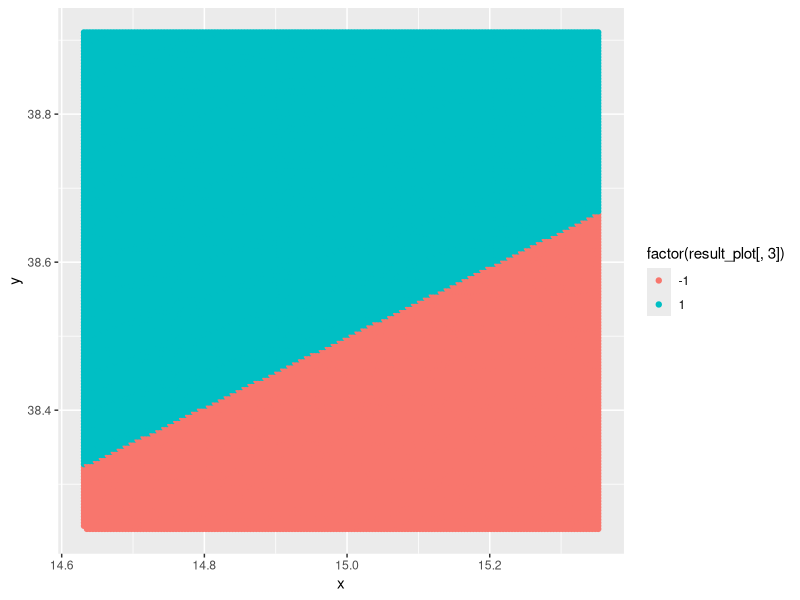

Write R code to recreate this figure.
library(ggplot2)
library(sp)

punkt<-function(px,py,qx,qy,rx,ry)
{
  return(sign(qx*ry+rx*py+px*qy-py*qx-qy*rx-ry*px))
}

punkt(0,0,0,1,1,0)

###################################################################################


matrix_test<-function(matrix,px,py,qx,qy)
{
  result=qx*matrix[,2] +matrix[,1]*py + px*qy -qx*py -qy*matrix[,1] -matrix[,2]*px
  
  return(sign(result))
}

##########################################################################
#WERSJA Z DATA FRAME
dane<-read.csv("result2.csv",sep=',')

sign_result<-matrix_test(dane[,1:2],15,38.5,15.60208,38.78542)
sign_result


result_plot <- data.frame(dane[,1], dane[,2], sign_result)

ggplot(result_plot, aes(result_plot[,1], result_plot[,2],color=factor(result_plot[,3])))+
  geom_point()+xlab("x")+ylab("y")
##############################################################################
#WERSJA Z OBIEKTEM SPATIAL POINTS
matrix_test_sp<-function(matrix,px,py,qx,qy)
{
  result=qx*matrix[,2] +matrix[,1]*py + px*qy -qx*py -qy*matrix[,1] -matrix[,2]*px
  
  return(sign(result))
}

sp_points=SpatialPoints(coords=dane[,1:2])

sp_sign_result=matrix_test_sp(sp_points@coords[,1:2],15,38.5,15.60208,38.78542)

sp_sign_result

##################################
#WERSJA Z OBIEKTEM SPATIAL POINTS DATA FRAME
sp_sign_result_df=SpatialPointsDataFrame(coords=dane[,1:2],data=data.frame(dane[,3]))
